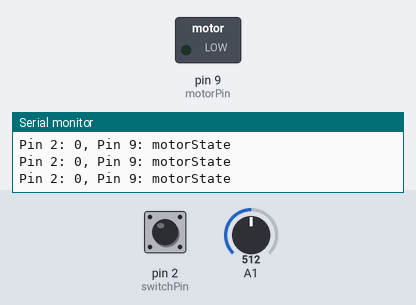
The sketch below on a simulated Arduino Uno, built with avr-gcc and run on an emulated ATmega328P. Shown: switched loads named in the sketch (green lamp = pin HIGH), the last lines printed to the serial monitor. The inputs (shaded band) are chosen by the test bench; at power-on: pin 2 (switchPin) LOW, A1 = 512.

Above: at 1.2 s.
1.3 s: pin 2 (switchPin) pulled HIGH for 0.15 s
At 1.41 s:
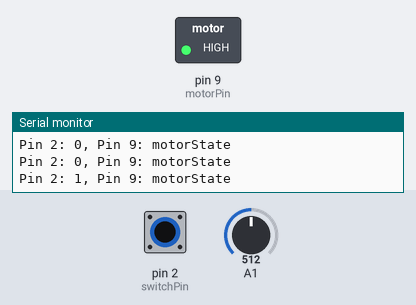
2.9 s: pin 2 (switchPin) pulled HIGH for 3.2 s
At 6.8 s:
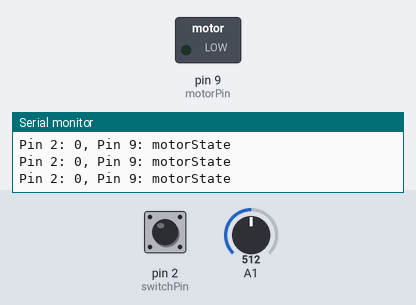
Timing chart, 0 to 8.3 s (numbered marks = the images above; inputs shaded):
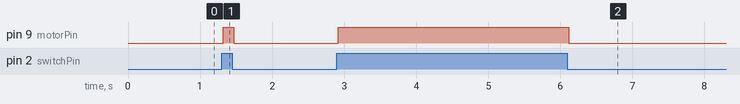

The sketch:

Project09.ino
```cpp
const int switchPin = 2;
const int motorPin = 9;

int switchState = 0;
int motorState = 0;

void setup() {
    Serial.begin(9600);
    pinMode(motorPin, OUTPUT);
    pinMode(switchPin, INPUT);
}
void loop() {
    switchState = digitalRead(switchPin);
    motorState = analogRead(motorPin);

    if (switchState == HIGH) {
        digitalWrite(motorPin, HIGH);
    } else {
        digitalWrite(motorPin, LOW);
    }
    Serial.print("Pin 2: ");
    Serial.print(switchState);
    Serial.print(", Pin 9: ");
    Serial.println("motorState");
}
```

Measured:
- after the input at 1.3 s, pin 9 (motorPin): LOW → HIGH at once, → LOW 0.15 s later
- after the input at 2.9 s, pin 9 (motorPin): LOW → HIGH at once, → LOW 3.2 s later
